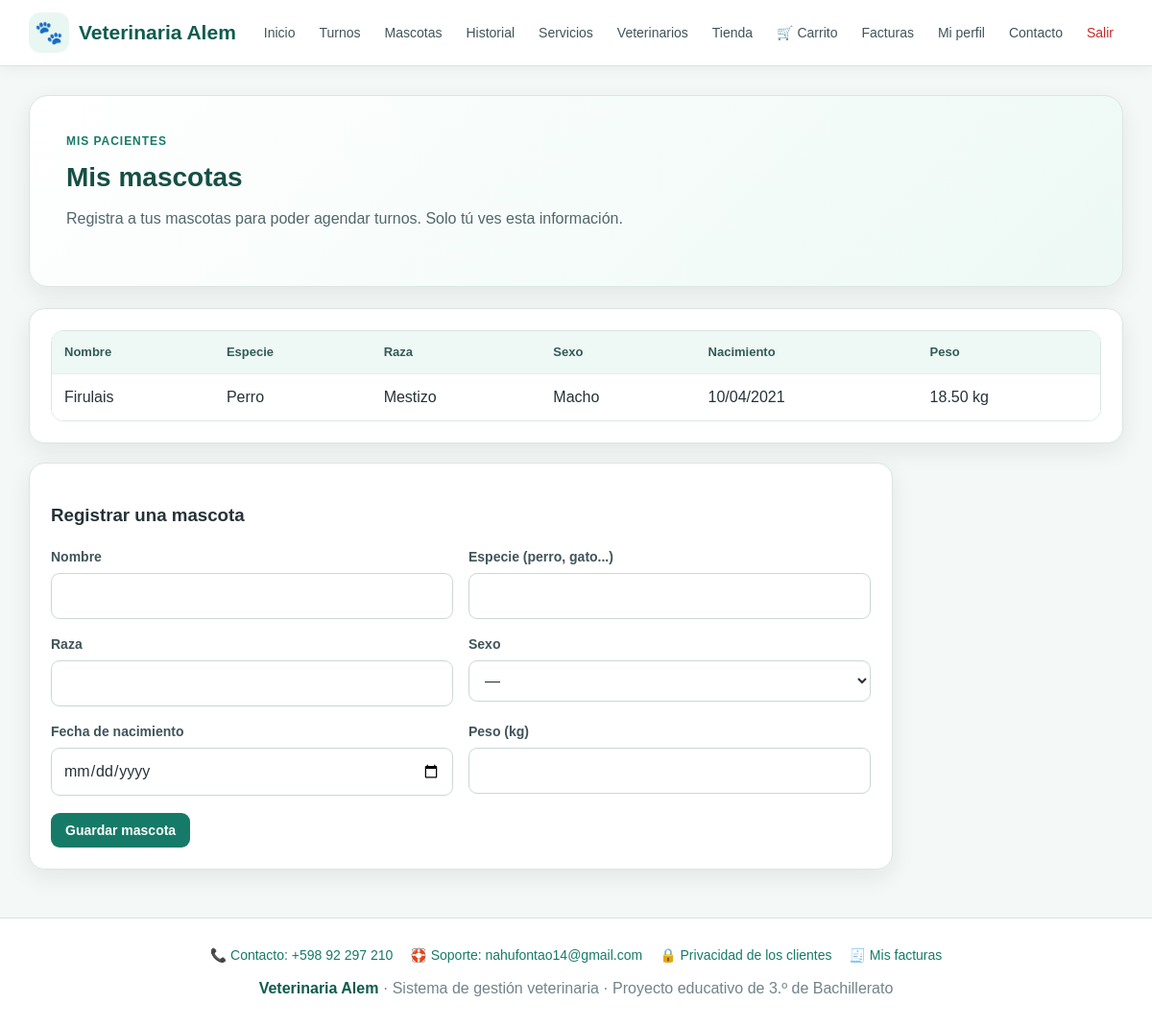
The app's page /mascotas.php (signed in) with its own data.
### tables this page shows
CREATE TABLE mascotas(
 id INT AUTO_INCREMENT PRIMARY KEY,
 nombre VARCHAR(100) NOT NULL,
 especie VARCHAR(50) NOT NULL,
 raza VARCHAR(80),
 sexo VARCHAR(20),
 fecha_nacimiento DATE NULL,
 peso DECIMAL(6,2) NULL,
 id_dueno INT NOT NULL,
 FOREIGN KEY(id_dueno) REFERENCES duenos(id) ON UPDATE CASCADE ON DELETE RESTRICT
);

### includes/helpers.php (called while the page is built, shortened)
<?php
function h($v) {
    return htmlspecialchars((string)$v, ENT_QUOTES, "UTF-8");
}
function dueno_id_actual($conexion) {
    $uid = (int)($_SESSION["usuario_id"] ?? 0);
    $stmt = $conexion->prepare("SELECT nombre, email, id_dueno FROM usuarios WHERE id = ?");
    $stmt->bind_param("i", $uid);
    $stmt->execute();
    $u = $stmt->get_result()->fetch_assoc();
    if (!empty($u["id_dueno"])) return (int)$u["id_dueno"];
    $id = (int)$conexion->insert_id;
    return $id;
}

### mascotas.php (the view, shortened to what this page needs)
<?php
require "conexion.php";
$id_dueno = dueno_id_actual($conexion);
$stmt = $conexion->prepare("SELECT * FROM mascotas WHERE id_dueno = ? ORDER BY nombre");
$stmt->bind_param("i", $id_dueno);
$stmt->execute();
$r = $stmt->get_result();
require "includes/header.php";
?>
<section class="hero">
    <div class="hero-kicker">Mis pacientes</div>
    <h2>Mis mascotas</h2>
    <p>Registra a tus mascotas para poder agendar turnos. Solo tú ves esta información.</p>
</section>
<div class="table-card">
    <div class="table-wrap">
        <table>
            <tr><th>Nombre</th><th>Especie</th><th>Raza</th><th>Sexo</th><th>Nacimiento</th><th>Peso</th></tr>
            <?php $hay = false; while ($x = $r->fetch_assoc()): $hay = true; ?>
                <tr>
                    <td><?= h($x["nombre"]) ?></td>
                    <td><?= h($x["especie"]) ?></td>
                    <td><?= h($x["raza"]) ?></td>
                    <td><?= h($x["sexo"]) ?></td>
                    <td><?= $x["fecha_nacimiento"] ? h(date("d/m/Y", strtotime($x["fecha_nacimiento"]))) : "" ?></td>
                    <td><?= $x["peso"] !== null ? h($x["peso"]) . " kg" : "" ?></td>
                </tr>
            <?php endwhile; ?>
        </table>
    </div>
</div>
<div class="form-card">
    <h3>Registrar una mascota</h3>
    <form method="post">
        <div class="form-grid">
            <div class="field"><label>Nombre</label><input name="nombre" required maxlength="100"></div>
            <div class="field"><label>Especie (perro, gato...)</label><input name="especie" required maxlength="50"></div>
            <div class="field"><label>Raza</label><input name="raza" maxlength="80"></div>
            <div class="field"><label>Sexo</label>
                <select name="sexo"><option value="">—</option><option>Macho</option><option>Hembra</option></select></div>
            <div class="field"><label>Fecha de nacimiento</label><input type="date" name="fecha_nacimiento" max="<?= date("Y-m-d") ?>"></div>
            <div class="field"><label>Peso (kg)</label><input type="number" step="0.01" min="0" name="peso"></div>
        </div>
        <div class="form-actions"><button class="btn" type="submit">Guardar mascota</button></div>
    </form>
</div>
<?php require "includes/footer.php"; ?>

### css/estilos.css (style rules this page uses)
* { box-sizing:border-box }
:root { --verde:#167a68; --verde-oscuro:#0e5c4f; --verde-claro:#e9f7f3; --azul:#2563eb; --rojo:#c62828; --amarillo:#d88900; --texto:#263238; --gris:#607d8b; --fondo:#f4f8f7; --blanco:#ffffff; --borde:#dbe5e2; --sombra:0 8px 24px rgba(25,55,50,.08); }
html { scroll-behavior:smooth }
body { margin:0; font-family:Arial,Helvetica,sans-serif; background:var(--fondo); color:var(--texto); line-height:1.5; }
.hero { background:linear-gradient(135deg,#ffffff 0%,#edf9f5 100%); border:1px solid var(--borde); border-radius:20px; padding:38px; box-shadow:var(--sombra); margin-bottom:22px; }
.hero-kicker { color:var(--verde); font-weight:700; text-transform:uppercase; letter-spacing:.08em; font-size:12px; margin-bottom:8px; }
.hero h1,.hero h2 { margin:0 0 10px; color:#164f45; }
.hero h2 { font-size:28px }
.hero p { margin:0 0 20px;color:#52666b;max-width:760px }
.card,.form-card,.table-card { background:var(--blanco); border:1px solid var(--borde); border-radius:16px; padding:22px; box-shadow:var(--sombra); margin-bottom:20px; }
.btn { display:inline-block; border:0; background:var(--verde); color:#fff; padding:10px 15px; border-radius:9px; font-weight:700; font-size:14px; cursor:pointer; text-decoration:none; }
.form-card { max-width:900px; }
.form-grid { display:grid; grid-template-columns:repeat(2,minmax(0,1fr)); gap:16px; }
.field { display:flex; flex-direction:column; gap:6px; }
.field label { font-size:14px; font-weight:700; color:#40545a; }
input,select,textarea { width:100%; padding:11px 12px; border:1px solid #cbd8d5; border-radius:9px; background:#fff; color:var(--texto); font:inherit; outline:none; }
.form-actions { display:flex; gap:9px; flex-wrap:wrap; margin-top:18px; }
.table-wrap { overflow-x:auto; background:#fff; border:1px solid var(--borde); border-radius:13px; }
table { width:100%; min-width:650px; border-collapse:collapse; background:#fff; }
th,td { padding:12px 13px; border-bottom:1px solid #e8eeee; text-align:left; vertical-align:top; }
th { background:#eef8f5; color:#315c55; font-size:13px; }
tr:last-child td { border-bottom:0 }

### records on screen
mascotas: nombre "Firulais", especie "Perro", raza "Mestizo", sexo "Macho", fecha_nacimiento "10/04/2021", peso "18.50"

### other values on screen
VET_TELEFONO "+598 92 297 210"
VET_EMAIL_SOPORTE "nahufontao14@gmail.com"
